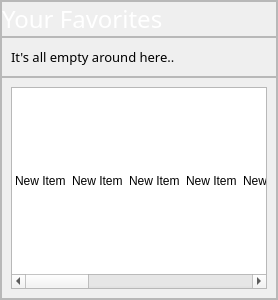
                <widget class="QFrame" name="frame_5">
                 <property name="minimumSize">
                  <size>
                   <width>0</width>
                   <height>300</height>
                  </size>
                 </property>
                 <property name="frameShape">
                  <enum>QFrame::StyledPanel</enum>
                 </property>
                 <property name="frameShadow">
                  <enum>QFrame::Raised</enum>
                 </property>
                 <layout class="QGridLayout" name="gridLayout_16">
                  <property name="leftMargin">
                   <number>0</number>
                  </property>
                  <property name="topMargin">
                   <number>0</number>
                  </property>
                  <property name="rightMargin">
                   <number>0</number>
                  </property>
                  <property name="bottomMargin">
                   <number>0</number>
                  </property>
                  <property name="spacing">
                   <number>0</number>
                  </property>
                  <item row="0" column="0">
                   <widget class="QFrame" name="frame_12">
                    <property name="frameShape">
                     <enum>QFrame::StyledPanel</enum>
                    </property>
                    <property name="frameShadow">
                     <enum>QFrame::Raised</enum>
                    </property>
                    <layout class="QGridLayout" name="gridLayout_14">
                     <property name="leftMargin">
                      <number>0</number>
                     </property>
                     <property name="topMargin">
                      <number>0</number>
                     </property>
                     <property name="rightMargin">
                      <number>0</number>
                     </property>
                     <property name="bottomMargin">
                      <number>0</number>
                     </property>
                     <property name="horizontalSpacing">
                      <number>0</number>
                     </property>
                     <item row="0" column="0">
                      <widget class="QLabel" name="label_5">
                       <property name="font">
                        <font>
                         <family>Inter 24pt SemiBold</family>
                         <pointsize>18</pointsize>
                        </font>
                       </property>
                       <property name="styleSheet">
                        <string notr="true">background-color:rgba(0,0,0,0); color:white;</string>
                       </property>
                       <property name="text">
                        <string>Your Favorites</string>
                       </property>
                      </widget>
                     </item>
                    </layout>
                   </widget>
                  </item>
                  <item row="1" column="0">
                   <widget class="QFrame" name="frame_16">
                    <property name="frameShape">
                     <enum>QFrame::StyledPanel</enum>
                    </property>
                    <property name="frameShadow">
                     <enum>QFrame::Raised</enum>
                    </property>
                    <layout class="QGridLayout" name="gridLayout_25">
                     <item row="0" column="0">
                      <widget class="QLabel" name="label_7">
                       <property name="maximumSize">
                        <size>
                         <width>180</width>
                         <height>16777215</height>
                        </size>
                       </property>
                       <property name="font">
                        <font>
                         <family>Inter 18pt Light</family>
                         <pointsize>10</pointsize>
                        </font>
                       </property>
                       <property name="text">
                        <string>It's all empty around here..</string>
                       </property>
                      </widget>
                     </item>
                     <item row="0" column="1">
                      <spacer name="horizontalSpacer_5">
                       <property name="orientation">
                        <enum>Qt::Horizontal</enum>
                       </property>
                       <property name="sizeHint" stdset="0">
                        <size>
                         <width>40</width>
                         <height>20</height>
                        </size>
                       </property>
                      </spacer>
                     </item>
                    </layout>
                   </widget>
                  </item>
                  <item row="2" column="0">
                   <widget class="QFrame" name="frame_13">
                    <property name="frameShape">
                     <enum>QFrame::StyledPanel</enum>
                    </property>
                    <property name="frameShadow">
                     <enum>QFrame::Raised</enum>
                    </property>
                    <layout class="QGridLayout" name="gridLayout_15">
                     <item row="1" column="0">
                      <widget class="QListWidget" name="favourites">
                       <property name="styleSheet">
                        <string notr="true">    QListWidget::item {
        selection-background-color: transparent; /* No background on selection */
        selection-color: transparent;            /* No text color change on selection */
        outline: none;              
	border:none;             /* Remove white selection border */
    }

    QListWidget::item:hover {
        background-color: transparent;           /* No hover effect */                     
        outline: none;              
	border:none; /* Keep the same text color */
    }

    QListWidget::item:selected {
        background-color: transparent;           /* No background on selection */
             /* No selection border */
        outline: none;              
	border:none;
    }</string>
                       </property>
                       <property name="textElideMode">
                        <enum>Qt::ElideLeft</enum>
                       </property>
                       <property name="verticalScrollMode">
                        <enum>QAbstractItemView::ScrollPerPixel</enum>
                       </property>
                       <property name="horizontalScrollMode">
                        <enum>QAbstractItemView::ScrollPerPixel</enum>
                       </property>
                       <property name="movement">
                        <enum>QListView::Static</enum>
                       </property>
                       <property name="flow">
                        <enum>QListView::LeftToRight</enum>
                       </property>
                       <property name="isWrapping" stdset="0">
                        <bool>false</bool>
                       </property>
                       <property name="resizeMode">
                        <enum>QListView::Fixed</enum>
                       </property>
                       <property name="layoutMode">
                        <enum>QListView::SinglePass</enum>
                       </property>
                       <property name="spacing">
                        <number>8</number>
                       </property>
                       <property name="viewMode">
                        <enum>QListView::ListMode</enum>
                       </property>
                       <property name="uniformItemSizes">
                        <bool>true</bool>
                       </property>
                       <property name="selectionRectVisible">
                        <bool>false</bool>
                       </property>
                       <item>
                        <property name="text">
                         <string>New Item</string>
                        </property>
                       </item>
                       <item>
                        <property name="text">
                         <string>New Item</string>
                        </property>
                       </item>
                       <item>
                        <property name="text">
                         <string>New Item</string>
                        </property>
                       </item>
                       <item>
                        <property name="text">
                         <string>New Item</string>
                        </property>
                       </item>
                       <item>
                        <property name="text">
                         <string>New Item</string>
                        </property>
                       </item>
                       <item>
                        <property name="text">
                         <string>New Item</string>
                        </property>
                       </item>
                       <item>
                        <property name="text">
                         <string>New Item</string>
                        </property>
                       </item>
                       <item>
                        <property name="text">
                         <string>New Item</string>
                        </property>
                       </item>
                       <item>
                        <property name="text">
                         <string>New Item</string>
                        </property>
                       </item>
                       <item>
                        <property name="text">
                         <string>New Item</string>
                        </property>
                       </item>
                       <item>
                        <property name="text">
                         <string>New Item</string>
                        </property>
                       </item>
                       <item>
                        <property name="text">
                         <string>New Item</string>
                        </property>
                       </item>
                       <item>
                        <property name="text">
                         <string>New Item</string>
                        </property>
                       </item>
                       <item>
                        <property name="text">
                         <string>New Item</string>
                        </property>
                       </item>
                       <item>
                        <property name="text">
                         <string>New Item</string>
                        </property>
                       </item>
                       <item>
                        <property name="text">
                         <string>New Item</string>
                        </property>
                       </item>
                      </widget>
                     </item>
                    </layout>
                   </widget>
                  </item>
                 </layout>
                </widget>
